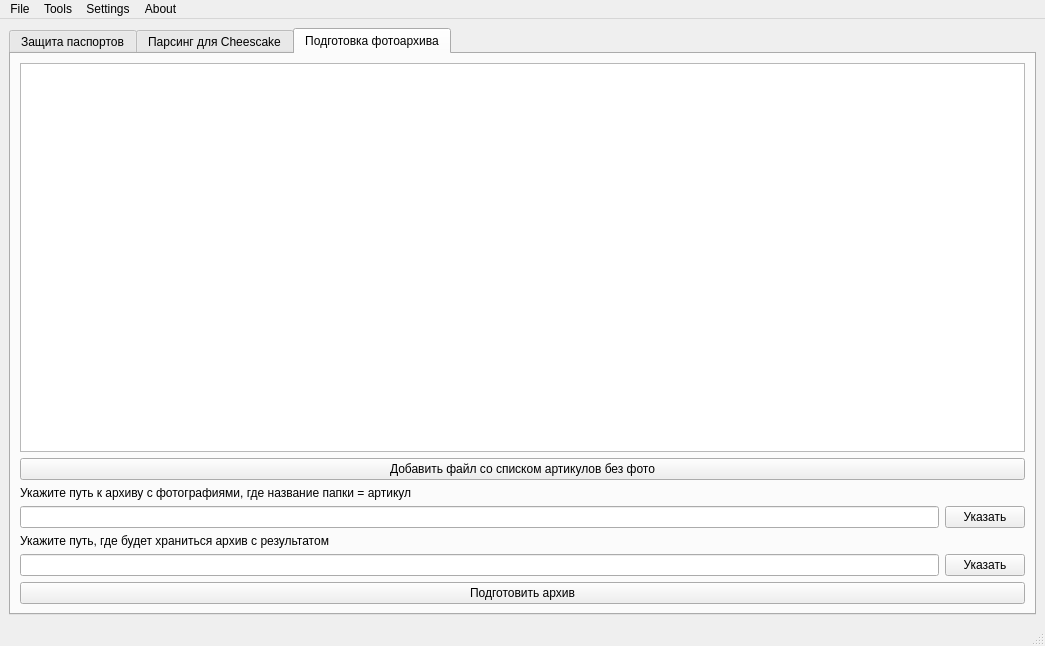
<?xml version="1.0" encoding="UTF-8"?>
<ui version="4.0">
 <class>MainWindow</class>
 <widget class="QMainWindow" name="MainWindow">
  <property name="geometry">
   <rect>
    <x>0</x>
    <y>0</y>
    <width>1045</width>
    <height>646</height>
   </rect>
  </property>
  <property name="windowTitle">
   <string>Blue Cherry</string>
  </property>
  <property name="windowIcon">
   <iconset>
    <normaloff>work_files/blue-cherry-268x268.png</normaloff>work_files/blue-cherry-268x268.png</iconset>
  </property>
  <widget class="QWidget" name="centralwidget">
   <layout class="QHBoxLayout" name="horizontalLayout">
    <item>
     <widget class="QTabWidget" name="tabWidget">
      <property name="currentIndex">
       <number>2</number>
      </property>
      <widget class="QWidget" name="prepare_passport_tab">
       <attribute name="title">
        <string>Защита паспортов</string>
       </attribute>
       <layout class="QVBoxLayout" name="verticalLayout_8">
        <item>
         <layout class="QVBoxLayout" name="verticalLayout">
          <item>
           <widget class="QLabel" name="prepare_passport_label">
            <property name="font">
             <font>
              <pointsize>16</pointsize>
              <weight>75</weight>
              <bold>true</bold>
             </font>
            </property>
            <property name="text">
             <string>Защита паспортов</string>
            </property>
            <property name="alignment">
             <set>Qt::AlignCenter</set>
            </property>
           </widget>
          </item>
          <item>
           <widget class="QTreeWidget" name="passport_tree_widget">
            <attribute name="headerDefaultSectionSize">
             <number>300</number>
            </attribute>
            <column>
             <property name="text">
              <string>Расположение</string>
             </property>
            </column>
            <column>
             <property name="text">
              <string>Файл</string>
             </property>
            </column>
            <column>
             <property name="text">
              <string>Статус</string>
             </property>
            </column>
           </widget>
          </item>
          <item>
           <widget class="QLabel" name="result_path_label">
            <property name="text">
             <string>Путь, где будет создана папка с результатом</string>
            </property>
           </widget>
          </item>
          <item>
           <layout class="QHBoxLayout" name="horizontalLayout_4">
            <item>
             <widget class="QLineEdit" name="result_path_line_edit">
              <property name="readOnly">
               <bool>true</bool>
              </property>
             </widget>
            </item>
            <item>
             <widget class="QPushButton" name="set_result_path_push_button">
              <property name="text">
               <string>Выбрать</string>
              </property>
             </widget>
            </item>
           </layout>
          </item>
          <item>
           <layout class="QHBoxLayout" name="horizontalLayout_3">
            <item>
             <widget class="QPushButton" name="add_passport_files_push_button">
              <property name="text">
               <string>Добавить файлы</string>
              </property>
             </widget>
            </item>
            <item>
             <spacer name="horizontalSpacer_2">
              <property name="orientation">
               <enum>Qt::Horizontal</enum>
              </property>
              <property name="sizeType">
               <enum>QSizePolicy::Fixed</enum>
              </property>
              <property name="sizeHint" stdset="0">
               <size>
                <width>40</width>
                <height>20</height>
               </size>
              </property>
             </spacer>
            </item>
            <item>
             <widget class="QPushButton" name="delete_selected_passport_file_push_button">
              <property name="text">
               <string>Удалить выбранный</string>
              </property>
             </widget>
            </item>
            <item>
             <spacer name="horizontalSpacer">
              <property name="orientation">
               <enum>Qt::Horizontal</enum>
              </property>
              <property name="sizeHint" stdset="0">
               <size>
                <width>40</width>
                <height>20</height>
               </size>
              </property>
             </spacer>
            </item>
            <item>
             <widget class="QPushButton" name="start_passport_protection_push_button">
              <property name="font">
               <font>
                <weight>75</weight>
                <bold>true</bold>
               </font>
              </property>
              <property name="text">
               <string>Создать защищенные файлы</string>
              </property>
             </widget>
            </item>
           </layout>
          </item>
         </layout>
        </item>
       </layout>
      </widget>
      <widget class="QWidget" name="cheescake_parser_tab">
       <attribute name="title">
        <string>Парсинг для Cheescake</string>
       </attribute>
       <layout class="QVBoxLayout" name="verticalLayout_7">
        <item>
         <layout class="QVBoxLayout" name="verticalLayout_6">
          <item>
           <layout class="QHBoxLayout" name="horizontalLayout_9" stretch="500,0,0">
            <item>
             <layout class="QVBoxLayout" name="verticalLayout_2">
              <property name="topMargin">
               <number>10</number>
              </property>
              <item>
               <widget class="QLabel" name="manual_parser_label">
                <property name="font">
                 <font>
                  <pointsize>16</pointsize>
                 </font>
                </property>
                <property name="text">
                 <string>Ручной парсинг прайсов</string>
                </property>
                <property name="alignment">
                 <set>Qt::AlignCenter</set>
                </property>
               </widget>
              </item>
              <item>
               <widget class="QPushButton" name="test_push_button">
                <property name="text">
                 <string>test</string>
                </property>
               </widget>
              </item>
              <item>
               <widget class="QTreeWidget" name="manual_parser_tree_widget">
                <attribute name="headerDefaultSectionSize">
                 <number>200</number>
                </attribute>
                <column>
                 <property name="text">
                  <string>Расположение</string>
                 </property>
                </column>
                <column>
                 <property name="text">
                  <string>Файл</string>
                 </property>
                </column>
                <column>
                 <property name="text">
                  <string>Поставщик</string>
                 </property>
                </column>
               </widget>
              </item>
              <item>
               <layout class="QHBoxLayout" name="horizontalLayout_6">
                <item>
                 <widget class="QPushButton" name="add_price_push_button">
                  <property name="toolTip">
                   <string>Для парсинга 1 файла</string>
                  </property>
                  <property name="text">
                   <string>Добавить</string>
                  </property>
                 </widget>
                </item>
                <item>
                 <widget class="QPushButton" name="add_multiple_price_push_button">
                  <property name="toolTip">
                   <string>Для поставщиков из нескольких прайсов</string>
                  </property>
                  <property name="text">
                   <string>Добавить несколько файлов</string>
                  </property>
                 </widget>
                </item>
                <item>
                 <spacer name="horizontalSpacer_3">
                  <property name="orientation">
                   <enum>Qt::Horizontal</enum>
                  </property>
                  <property name="sizeHint" stdset="0">
                   <size>
                    <width>40</width>
                    <height>20</height>
                   </size>
                  </property>
                 </spacer>
                </item>
                <item>
                 <widget class="QPushButton" name="delete_price_push_button">
                  <property name="text">
                   <string>Удалить</string>
                  </property>
                 </widget>
                </item>
               </layout>
              </item>
              <item>
               <widget class="Line" name="line_4">
                <property name="orientation">
                 <enum>Qt::Horizontal</enum>
                </property>
               </widget>
              </item>
              <item>
               <widget class="QPushButton" name="start_parsing_push_button">
                <property name="palette">
                 <palette>
                  <active>
                   <colorrole role="Button">
                    <brush brushstyle="SolidPattern">
                     <color alpha="255">
                      <red>0</red>
                      <green>255</green>
                      <blue>0</blue>
                     </color>
                    </brush>
                   </colorrole>
                  </active>
                  <inactive>
                   <colorrole role="Button">
                    <brush brushstyle="SolidPattern">
                     <color alpha="255">
                      <red>0</red>
                      <green>255</green>
                      <blue>0</blue>
                     </color>
                    </brush>
                   </colorrole>
                  </inactive>
                  <disabled>
                   <colorrole role="Button">
                    <brush brushstyle="SolidPattern">
                     <color alpha="255">
                      <red>0</red>
                      <green>255</green>
                      <blue>0</blue>
                     </color>
                    </brush>
                   </colorrole>
                  </disabled>
                 </palette>
                </property>
                <property name="text">
                 <string>Запустить</string>
                </property>
               </widget>
              </item>
             </layout>
            </item>
            <item>
             <widget class="Line" name="line">
              <property name="orientation">
               <enum>Qt::Vertical</enum>
              </property>
             </widget>
            </item>
            <item>
             <layout class="QVBoxLayout" name="verticalLayout_3">
              <property name="topMargin">
               <number>10</number>
              </property>
              <item>
               <widget class="QLabel" name="auto_parser_label">
                <property name="sizePolicy">
                 <sizepolicy hsizetype="Preferred" vsizetype="Fixed">
                  <horstretch>0</horstretch>
                  <verstretch>0</verstretch>
                 </sizepolicy>
                </property>
                <property name="font">
                 <font>
                  <pointsize>16</pointsize>
                 </font>
                </property>
                <property name="text">
                 <string>Автоматический парсинг прайсов</string>
                </property>
                <property name="alignment">
                 <set>Qt::AlignCenter</set>
                </property>
                <property name="margin">
                 <number>1</number>
                </property>
               </widget>
              </item>
              <item>
               <widget class="Line" name="line_2">
                <property name="orientation">
                 <enum>Qt::Horizontal</enum>
                </property>
               </widget>
              </item>
              <item>
               <layout class="QVBoxLayout" name="verticalLayout_5" stretch="0,0,0">
                <property name="leftMargin">
                 <number>0</number>
                </property>
                <item alignment="Qt::AlignHCenter">
                 <widget class="QLabel" name="kvt_label">
                  <property name="sizePolicy">
                   <sizepolicy hsizetype="Preferred" vsizetype="Fixed">
                    <horstretch>0</horstretch>
                    <verstretch>0</verstretch>
                   </sizepolicy>
                  </property>
                  <property name="text">
                   <string>КВТ_СИТ - ссылка на xls файл</string>
                  </property>
                 </widget>
                </item>
                <item>
                 <widget class="QLineEdit" name="link_kvt_line_edit"/>
                </item>
                <item alignment="Qt::AlignRight">
                 <widget class="QPushButton" name="parse_kvt_push_button">
                  <property name="sizePolicy">
                   <sizepolicy hsizetype="Fixed" vsizetype="Fixed">
                    <horstretch>0</horstretch>
                    <verstretch>0</verstretch>
                   </sizepolicy>
                  </property>
                  <property name="text">
                   <string>Спарсить КВТ_СИТ </string>
                  </property>
                 </widget>
                </item>
               </layout>
              </item>
              <item>
               <layout class="QVBoxLayout" name="verticalLayout_4">
                <property name="spacing">
                 <number>6</number>
                </property>
                <property name="leftMargin">
                 <number>0</number>
                </property>
                <item alignment="Qt::AlignHCenter">
                 <widget class="QLabel" name="torg7_label">
                  <property name="sizePolicy">
                   <sizepolicy hsizetype="Preferred" vsizetype="Fixed">
                    <horstretch>0</horstretch>
                    <verstretch>0</verstretch>
                   </sizepolicy>
                  </property>
                  <property name="text">
                   <string>Торг7 - ссылка на xml файл</string>
                  </property>
                  <property name="margin">
                   <number>5</number>
                  </property>
                 </widget>
                </item>
                <item>
                 <widget class="QLineEdit" name="link_torg7_line_edit"/>
                </item>
                <item alignment="Qt::AlignRight">
                 <widget class="QPushButton" name="parse_torg7_push_button">
                  <property name="sizePolicy">
                   <sizepolicy hsizetype="Fixed" vsizetype="Fixed">
                    <horstretch>0</horstretch>
                    <verstretch>0</verstretch>
                   </sizepolicy>
                  </property>
                  <property name="text">
                   <string>Спарсить Торг7_ЧК</string>
                  </property>
                 </widget>
                </item>
               </layout>
              </item>
              <item>
               <layout class="QVBoxLayout" name="verticalLayout_9">
                <item alignment="Qt::AlignHCenter">
                 <widget class="QLabel" name="a4_label">
                  <property name="sizePolicy">
                   <sizepolicy hsizetype="Preferred" vsizetype="Fixed">
                    <horstretch>0</horstretch>
                    <verstretch>0</verstretch>
                   </sizepolicy>
                  </property>
                  <property name="text">
                   <string>А4_ИД - ссылка на xml файл</string>
                  </property>
                 </widget>
                </item>
                <item>
                 <widget class="QLineEdit" name="link_a4_line_edit"/>
                </item>
                <item alignment="Qt::AlignRight">
                 <widget class="QPushButton" name="parse_a4_push_button">
                  <property name="sizePolicy">
                   <sizepolicy hsizetype="Fixed" vsizetype="Fixed">
                    <horstretch>0</horstretch>
                    <verstretch>0</verstretch>
                   </sizepolicy>
                  </property>
                  <property name="text">
                   <string>Спарсить А4_ИД     </string>
                  </property>
                 </widget>
                </item>
               </layout>
              </item>
              <item>
               <spacer name="verticalSpacer">
                <property name="orientation">
                 <enum>Qt::Vertical</enum>
                </property>
                <property name="sizeHint" stdset="0">
                 <size>
                  <width>20</width>
                  <height>40</height>
                 </size>
                </property>
               </spacer>
              </item>
              <item>
               <widget class="Line" name="line_3">
                <property name="orientation">
                 <enum>Qt::Horizontal</enum>
                </property>
               </widget>
              </item>
             </layout>
            </item>
           </layout>
          </item>
          <item>
           <widget class="QLabel" name="label">
            <property name="text">
             <string>Путь, где будут файлы  с результатом</string>
            </property>
           </widget>
          </item>
          <item>
           <layout class="QHBoxLayout" name="horizontalLayout_5">
            <item>
             <widget class="QLineEdit" name="result_path_parser_line_edit">
              <property name="readOnly">
               <bool>true</bool>
              </property>
             </widget>
            </item>
            <item>
             <widget class="QPushButton" name="add_result_path_parser_push_button">
              <property name="text">
               <string>Указать папку</string>
              </property>
             </widget>
            </item>
           </layout>
          </item>
         </layout>
        </item>
       </layout>
      </widget>
      <widget class="QWidget" name="prepare_photo_archive_tab">
       <attribute name="title">
        <string>Подготовка фотоархива</string>
       </attribute>
       <layout class="QVBoxLayout" name="verticalLayout_11">
        <item>
         <layout class="QVBoxLayout" name="verticalLayout_10">
          <item>
           <widget class="QTableWidget" name="articles_without_photo_table_widget">
            <property name="minimumSize">
             <size>
              <width>1001</width>
              <height>0</height>
             </size>
            </property>
            <attribute name="horizontalHeaderDefaultSectionSize">
             <number>200</number>
            </attribute>
            <attribute name="horizontalHeaderStretchLastSection">
             <bool>true</bool>
            </attribute>
           </widget>
          </item>
          <item>
           <widget class="QPushButton" name="add_prepare_list_photo_push_button">
            <property name="text">
             <string>Добавить файл со списком артикулов без фото</string>
            </property>
           </widget>
          </item>
          <item>
           <widget class="QLabel" name="label_2">
            <property name="sizePolicy">
             <sizepolicy hsizetype="Preferred" vsizetype="Fixed">
              <horstretch>0</horstretch>
              <verstretch>0</verstretch>
             </sizepolicy>
            </property>
            <property name="text">
             <string>Укажите путь к архиву с фотографиями, где название папки = артикул</string>
            </property>
           </widget>
          </item>
          <item>
           <layout class="QHBoxLayout" name="horizontalLayout_7">
            <property name="spacing">
             <number>6</number>
            </property>
            <item>
             <widget class="QLineEdit" name="photo_archive_path_line_edit"/>
            </item>
            <item>
             <widget class="QPushButton" name="add_photo_archive_path_push_button">
              <property name="text">
               <string>Указать</string>
              </property>
             </widget>
            </item>
           </layout>
          </item>
          <item>
           <widget class="QLabel" name="label_3">
            <property name="text">
             <string>Укажите путь, где будет храниться архив с результатом</string>
            </property>
           </widget>
          </item>
          <item>
           <layout class="QHBoxLayout" name="horizontalLayout_8">
            <item>
             <widget class="QLineEdit" name="result_path_archive_line_edit"/>
            </item>
            <item>
             <widget class="QPushButton" name="add_result_path_archive_push_button">
              <property name="text">
               <string>Указать</string>
              </property>
             </widget>
            </item>
           </layout>
          </item>
          <item>
           <widget class="QPushButton" name="start_prepare_result_archive_push_button">
            <property name="text">
             <string>Подготовить архив</string>
            </property>
           </widget>
          </item>
         </layout>
        </item>
       </layout>
      </widget>
     </widget>
    </item>
   </layout>
  </widget>
  <widget class="QMenuBar" name="menubar">
   <property name="geometry">
    <rect>
     <x>0</x>
     <y>0</y>
     <width>1045</width>
     <height>21</height>
    </rect>
   </property>
   <widget class="QMenu" name="menuFile">
    <property name="title">
     <string>File</string>
    </property>
   </widget>
   <widget class="QMenu" name="menuSettings">
    <property name="title">
     <string>Settings</string>
    </property>
    <addaction name="parsing_parameters_action"/>
   </widget>
   <widget class="QMenu" name="menuAbout">
    <property name="title">
     <string>About</string>
    </property>
    <addaction name="action_2"/>
   </widget>
   <widget class="QMenu" name="menuTools">
    <property name="title">
     <string>Tools</string>
    </property>
   </widget>
   <addaction name="menuFile"/>
   <addaction name="menuTools"/>
   <addaction name="menuSettings"/>
   <addaction name="menuAbout"/>
  </widget>
  <widget class="QStatusBar" name="statusbar"/>
  <action name="parsing_parameters_action">
   <property name="text">
    <string>Параметры парсинга</string>
   </property>
  </action>
  <action name="action_2">
   <property name="text">
    <string>О программе</string>
   </property>
  </action>
 </widget>
 <resources/>
 <connections/>
</ui>
